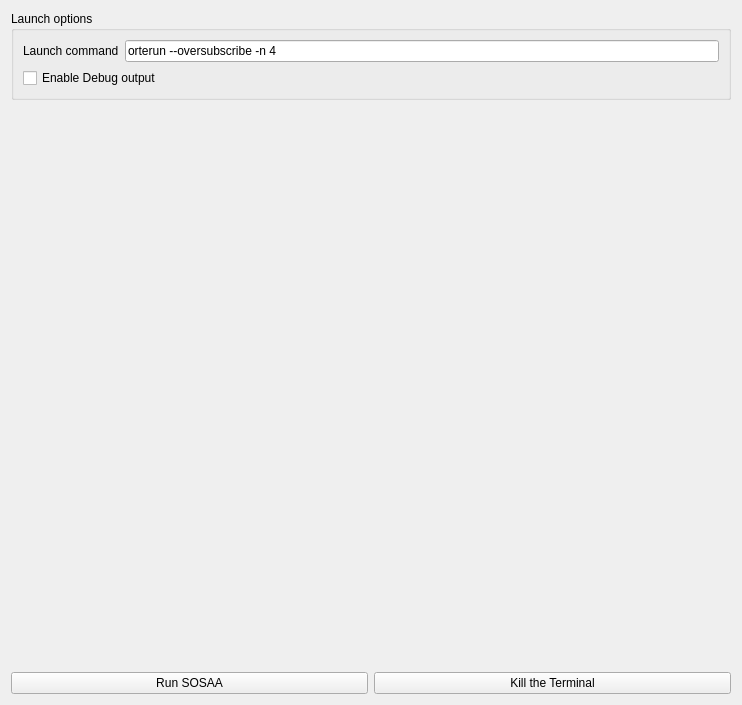
          <widget class="QWidget" name="run_tab">
           <attribute name="title">
            <string>Run SOSAA</string>
           </attribute>
           <layout class="QVBoxLayout" name="horizontalLayout_9">
            <item>
             <widget class="QGroupBox" name="groupBox_3">
              <property name="title">
               <string>Launch options</string>
              </property>
              <layout class="QVBoxLayout" name="verticalLayout_12">
               <item>
                <layout class="QGridLayout" name="gridLayout_14">
                 <item row="0" column="1">
                  <widget class="QLineEdit" name="launch_cmd">
                   <property name="text">
                    <string>orterun --oversubscribe -n 4</string>
                   </property>
                  </widget>
                 </item>
                 <item row="0" column="0">
                  <widget class="QLabel" name="label_4">
                   <property name="text">
                    <string>Launch command</string>
                   </property>
                  </widget>
                 </item>
                 <item row="1" column="0" colspan="2">
                  <widget class="QCheckBox" name="flag_debug">
                   <property name="text">
                    <string>Enable Debug output</string>
                   </property>
                  </widget>
                 </item>
                </layout>
               </item>
              </layout>
             </widget>
            </item>
            <item>
             <layout class="QGridLayout" name="gridLayout">
              <item row="2" column="1">
               <spacer name="verticalSpacer_5">
                <property name="orientation">
                 <enum>Qt::Vertical</enum>
                </property>
                <property name="sizeHint" stdset="0">
                 <size>
                  <width>20</width>
                  <height>40</height>
                 </size>
                </property>
               </spacer>
              </item>
              <item row="1" column="1">
               <widget class="QWidget" name="terminal_run" native="true">
                <property name="minimumSize">
                 <size>
                  <width>640</width>
                  <height>480</height>
                 </size>
                </property>
                <property name="maximumSize">
                 <size>
                  <width>640</width>
                  <height>480</height>
                 </size>
                </property>
               </widget>
              </item>
              <item row="1" column="0">
               <spacer name="horizontalSpacer_5">
                <property name="orientation">
                 <enum>Qt::Horizontal</enum>
                </property>
                <property name="sizeHint" stdset="0">
                 <size>
                  <width>40</width>
                  <height>20</height>
                 </size>
                </property>
               </spacer>
              </item>
              <item row="1" column="2">
               <spacer name="horizontalSpacer_6">
                <property name="orientation">
                 <enum>Qt::Horizontal</enum>
                </property>
                <property name="sizeHint" stdset="0">
                 <size>
                  <width>40</width>
                  <height>20</height>
                 </size>
                </property>
               </spacer>
              </item>
              <item row="0" column="1">
               <spacer name="verticalSpacer_4">
                <property name="orientation">
                 <enum>Qt::Vertical</enum>
                </property>
                <property name="sizeHint" stdset="0">
                 <size>
                  <width>20</width>
                  <height>40</height>
                 </size>
                </property>
               </spacer>
              </item>
             </layout>
            </item>
            <item>
             <layout class="QGridLayout" name="horizontalLayout_4">
              <item row="0" column="1">
               <widget class="QPushButton" name="model_stop">
                <property name="text">
                 <string>Kill the Terminal</string>
                </property>
               </widget>
              </item>
              <item row="0" column="0">
               <widget class="QPushButton" name="model_start">
                <property name="text">
                 <string>Run SOSAA</string>
                </property>
               </widget>
              </item>
             </layout>
            </item>
           </layout>
          </widget>
